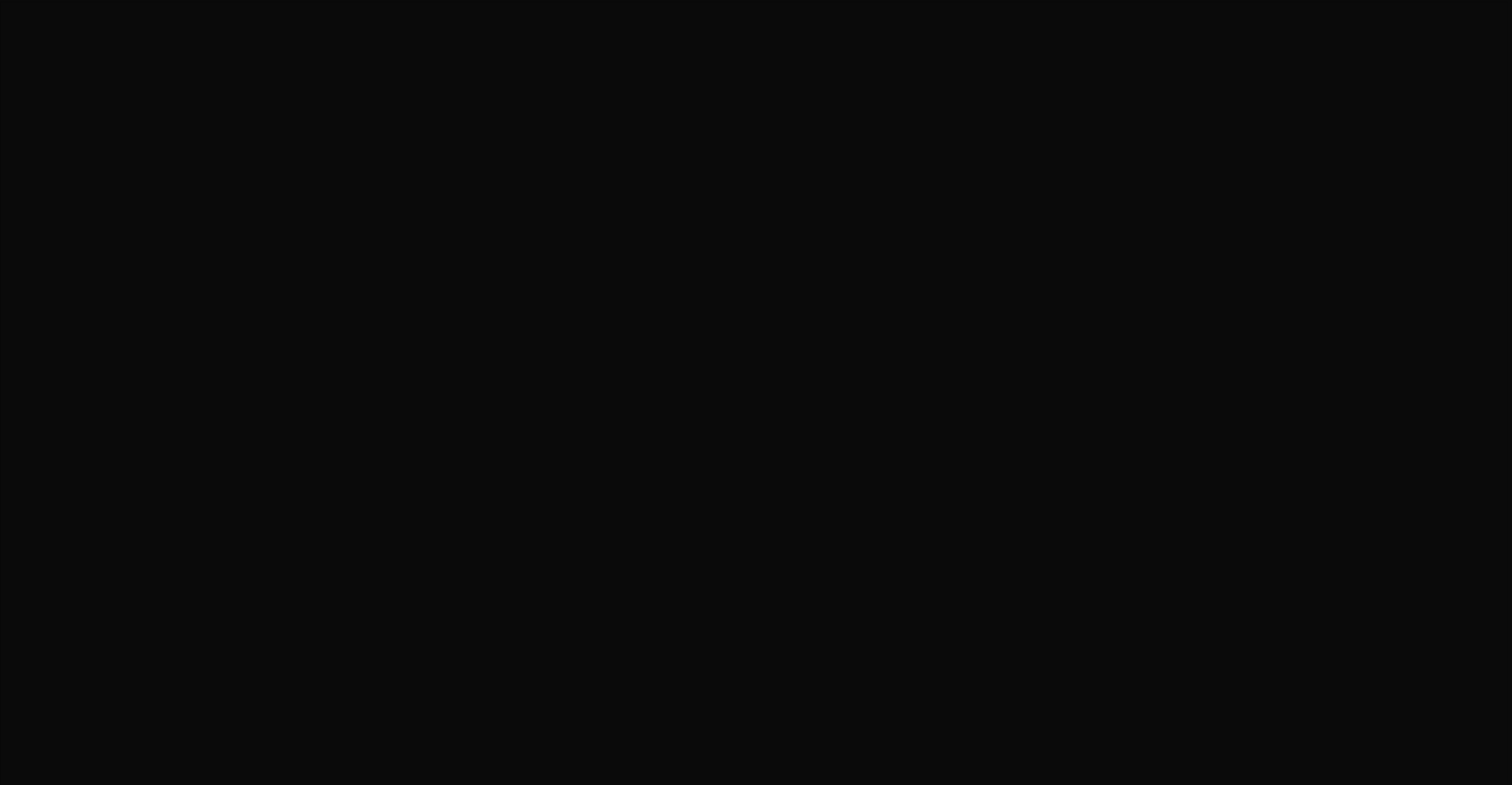
<?xml version="1.0" encoding="UTF-8"?>
<ui version="4.0">
 <class>Form</class>
 <widget class="QWidget" name="Form">
  <property name="geometry">
   <rect>
    <x>0</x>
    <y>0</y>
    <width>1920</width>
    <height>997</height>
   </rect>
  </property>
  <property name="sizePolicy">
   <sizepolicy hsizetype="Maximum" vsizetype="Maximum">
    <horstretch>0</horstretch>
    <verstretch>0</verstretch>
   </sizepolicy>
  </property>
  <property name="minimumSize">
   <size>
    <width>600</width>
    <height>800</height>
   </size>
  </property>
  <property name="windowTitle">
   <string>Form</string>
  </property>
  <property name="layoutDirection">
   <enum>Qt::LeftToRight</enum>
  </property>
  <property name="styleSheet">
   <string notr="true">background-color: rgb(10, 10, 10);</string>
  </property>
  <widget class="QGraphicsView" name="graphicsView">
   <property name="geometry">
    <rect>
     <x>0</x>
     <y>2</y>
     <width>1915</width>
     <height>1001</height>
    </rect>
   </property>
   <property name="minimumSize">
    <size>
     <width>800</width>
     <height>800</height>
    </size>
   </property>
   <property name="verticalScrollBarPolicy">
    <enum>Qt::ScrollBarAlwaysOff</enum>
   </property>
   <property name="horizontalScrollBarPolicy">
    <enum>Qt::ScrollBarAlwaysOff</enum>
   </property>
  </widget>
  <widget class="QLabel" name="text_label">
   <property name="geometry">
    <rect>
     <x>10</x>
     <y>830</y>
     <width>441</width>
     <height>151</height>
    </rect>
   </property>
   <property name="styleSheet">
    <string notr="true">font: 6.5pt &quot;MS Shell Dlg 2&quot;;
background-color: rgba(255, 255, 255, 0);
color: rgb(189, 189, 189);</string>
   </property>
   <property name="text">
    <string/>
   </property>
  </widget>
 </widget>
 <resources/>
 <connections/>
</ui>
